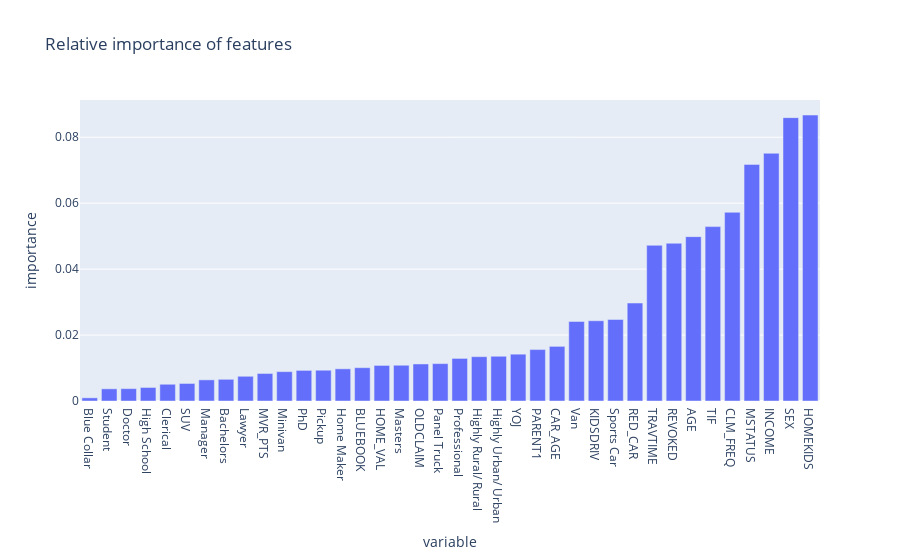

The code cell stored with this chart in its notebook:
### Markdown cell above
The recal on the class 1 could be improved. This model has a good AUC score of 0.813. I'm going to move forward with this model for now.

### Code cell
features = train_auto.columns

importances = rfc_final.feature_importances_
indices = np.argsort(importances)

# plt.title('Feature Importances')
# plt.bar(range(len(indices)), importances[indices], color='b', align='center')
# plt.xticks(range(len(indices)), [features[i] for i in indices])
# plt.ylabel('Relative Importance')
# plt.show()

feat_importance = pd.DataFrame({'variable' : [features[i] for i in indices] 
, 'importance' : importances[indices]})
feat_importance = feat_importance[~feat_importance['variable'].isin(['TARGET_AMT', 'TARGET_FLAG'])]
fig = px.bar(feat_importance, y='importance', x='variable', orientation='v', title= 'Relative importance of features '.format(type=type))
fig.show()

### Figure 1 — Plotly figure (JSON) as saved in the notebook; plotly's stock layout.template omitted (floating-point values rounded to 4 significant figures)
{"data": [{"alignmentgroup": "True", "hovertemplate": "variable=%{x}<br>importance=%{y}<extra></extra>", "legendgroup": "", "marker": {"color": "#636efa"}, "name": "", "offsetgroup": "", "orientation": "v", "showlegend": false, "textposition": "auto", "type": "bar", "x": ["Blue Collar", "Student", "Doctor", "High School", "Clerical", "SUV", "Manager", "Bachelors", "Lawyer", "MVR_PTS", "Minivan", "PhD", "Pickup", "Home Maker", "BLUEBOOK", "HOME_VAL", "Masters", "OLDCLAIM", "Panel Truck", "Professional", "Highly Rural/ Rural", "Highly Urban/ Urban", "YOJ", "PARENT1", "CAR_AGE", "Van", "KIDSDRIV", "Sports Car", "RED_CAR", "TRAVTIME", "REVOKED", "AGE", "TIF", "CLM_FREQ", "MSTATUS", "INCOME", "SEX", "HOMEKIDS"], "xaxis": "x", "y": [0.000961, 0.00369, 0.003752, 0.004104, 0.005075, 0.005316, 0.006413, 0.006578, 0.007495, 0.008353, 0.008907, 0.009281, 0.009335, 0.009761, 0.0101, 0.01079, 0.01084, 0.01123, 0.01134, 0.01292, 0.01344, 0.01357, 0.0142, 0.01559, 0.01657, 0.02413, 0.02434, 0.02472, 0.0297, 0.04722, 0.04784, 0.04985, 0.05288, 0.05723, 0.07176, 0.07513, 0.08594, 0.08672], "yaxis": "y"}], "layout": {"barmode": "relative", "legend": {"tracegroupgap": 0}, "title": {"text": "Relative importance of features "}, "xaxis": {"anchor": "y", "domain": [0, 1], "title": {"text": "variable"}}, "yaxis": {"anchor": "x", "domain": [0, 1], "title": {"text": "importance"}}}}
